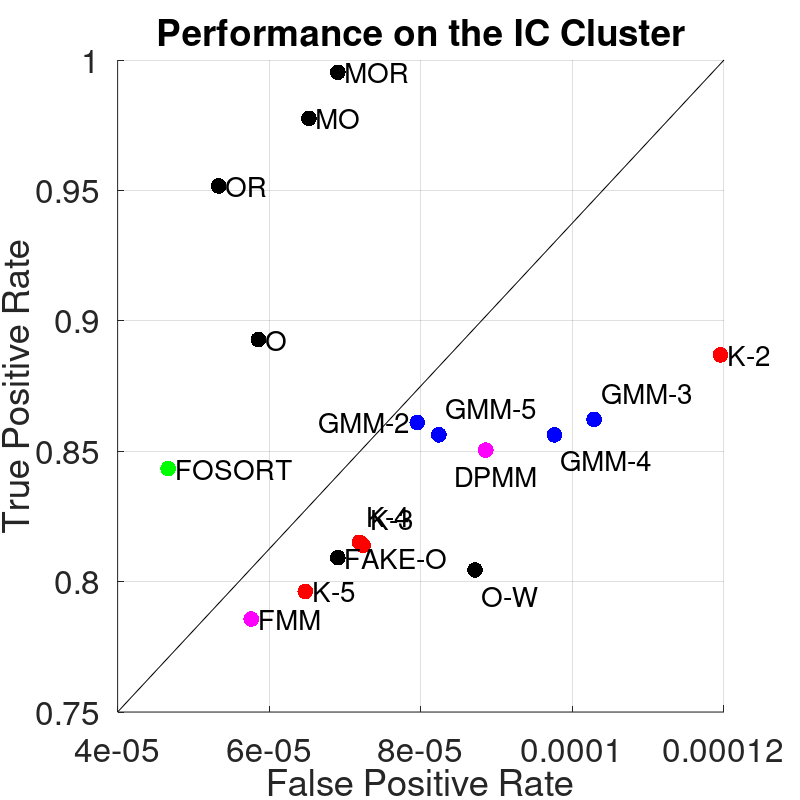

The MATLAB script that drew this image:
%% make some plots


%% first plot, true positive, false positive
NF=2.1e6;
NP=849;
kmeans=[753 691 692 676; 251 152 151 136];
kmeans(1,:)=kmeans(1,:)./NP;
kmeans(2,:)=kmeans(2,:)./NF;
gmm=[731 732 727 727; 167 216 205 173];
gmm(1,:)=gmm(1,:)./NP;
gmm(2,:)=gmm(2,:)./NF;
onlinear=[758/NP,123/NF];
onlinearar=[808/NP,112/NF];
onlinemcar=[830/NP,137/NF];
onlinemcarar=[845/NP,145/NF];
onlinealtdict=[826/NP,205/NF];
onlinethresh=[687/NP 145/NF];
onlinewhite=[683/NP 183/NF];
FMM=[667/NP 121/NF];
DPMM=[722/NP 186/NF];
FOSORT=[716/NP 98/NF];
OSORT1=[423/NP 58/NF];
OSORT2=[293/NP 40/NF];

figure(1);
mksize=34;
fs=20;
clf
hold on
plot(kmeans(2,1),kmeans(1,1),'r.','MarkerSize',mksize)
t=text(kmeans(2,1),kmeans(1,1),' K-2');set(t,'FontSize',fs)
plot(kmeans(2,2),kmeans(1,2),'r.','MarkerSize',mksize)
t=text(kmeans(2,2),kmeans(1,2)+0.01,' K-3');set(t,'FontSize',fs)
plot(kmeans(2,3),kmeans(1,3),'r.','MarkerSize',mksize)
t=text(kmeans(2,3),kmeans(1,3)+0.01,' K-4');set(t,'FontSize',fs)
plot(kmeans(2,4),kmeans(1,4),'r.','MarkerSize',mksize)
t=text(kmeans(2,4),kmeans(1,4),' K-5');set(t,'FontSize',fs)
plot(gmm(2,1),gmm(1,1),'b.','MarkerSize',mksize)
t=text(gmm(2,1)-1.4e-5,gmm(1,1),' GMM-2');set(t,'FontSize',fs)
plot(gmm(2,2),gmm(1,2),'b.','MarkerSize',mksize)
t=text(gmm(2,2),gmm(1,2)+.01,' GMM-3');set(t,'FontSize',fs)
plot(gmm(2,3),gmm(1,3),'b.','MarkerSize',mksize)
t=text(gmm(2,3)-.01e-5,gmm(1,3)-.01,' GMM-4');set(t,'FontSize',fs)
plot(gmm(2,4),gmm(1,4),'b.','MarkerSize',mksize)
t=text(gmm(2,4),gmm(1,4)+.01,' GMM-5');set(t,'FontSize',fs)
%online-ARN
plot(onlinear(2),onlinear(1),'k.','MarkerSize',mksize)
t=text(onlinear(2),onlinear(1),' O');set(t,'FontSize',fs)
plot(onlinearar(2),onlinearar(1),'k.','MarkerSize',mksize)
t=text(onlinearar(2),onlinearar(1),' OR');set(t,'FontSize',fs)
plot(onlinemcar(2),onlinemcar(1),'k.','MarkerSize',mksize)
t=text(onlinemcar(2),onlinemcar(1),' MO');set(t,'FontSize',fs)
plot(onlinemcarar(2),onlinemcarar(1),'k.','MarkerSize',mksize)
t=text(onlinemcarar(2),onlinemcarar(1),' MOR');set(t,'FontSize',fs)
plot(onlinethresh(2),onlinethresh(1),'k.','MarkerSize',mksize)
t=text(onlinethresh(2),onlinethresh(1),' FAKE-O');set(t,'FontSize',fs)
plot(onlinewhite(2),onlinewhite(1),'k.','MarkerSize',mksize)
t=text(onlinewhite(2),onlinewhite(1)-0.01,' O-W');set(t,'FontSize',fs)
plot(FMM(2),FMM(1),'m.','MarkerSize',mksize)
t=text(FMM(2),FMM(1),' FMM');set(t,'FontSize',fs)
plot(DPMM(2),DPMM(1),'m.','MarkerSize',mksize)
t=text(DPMM(2)-.5e-5,DPMM(1)-.01,' DPMM');set(t,'FontSize',fs)
plot(FOSORT(2),FOSORT(1),'g.','MarkerSize',mksize)
t=text(FOSORT(2),FOSORT(1),' FOSORT');set(t,'FontSize',fs)

% plot(OSORT1(2),OSORT1(1),'g.','MarkerSize',mksize)
% t=text(OSORT1(2),OSORT1(1),' OSORT_1');set(t,'FontSize',fs)
% 
% plot(OSORT2(2),OSORT2(1),'g.','MarkerSize',mksize)
% t=text(OSORT2(2),OSORT2(1),' OSORT_2');set(t,'FontSize',fs)

plot([4 12]*10^(-5),[0.75 1],'-k')
hold off
set(gca,'FontSize',24)
xlabel('False Positive Rate')
ylabel('True Positive Rate')
title('Performance on the IC Cluster')
% set(gca,'ytick'
grid on
%
wh=[2 2]*4;
set(gcf,'PaperSize',wh,'PaperPosition',[0 0 wh],'Color','w','PaperPositionMode','manual');
print('../figs/truefalsepositive','-dpdf')

